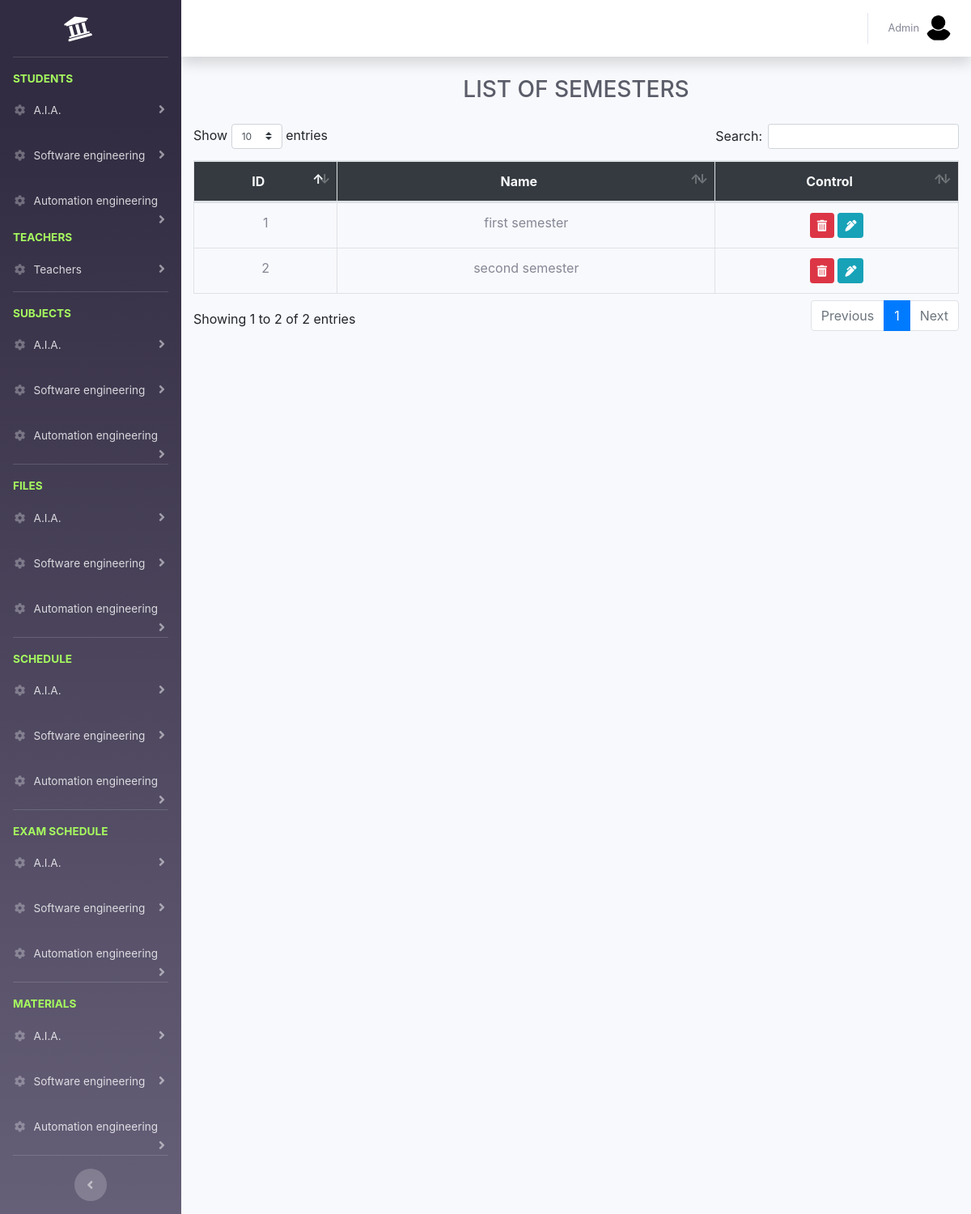
/admins/all-semester.php (signed in), run on the app's committed database.
### tables this page shows
CREATE TABLE `sections` (
  `id` int(11) NOT NULL,
  `name` varchar(100) NOT NULL,
  `fees` decimal(10,2) NOT NULL
);

CREATE TABLE `semesters` (
  `id` int(11) NOT NULL,
  `name` varchar(200) DEFAULT NULL
);

### admins/all-semester.php (the view, shortened to what this page needs)
<?php
require('../connection.php');
include('../layout/header.php');
include('layout/sidebar.php');
include('layout/topnav.php');
$sql = "SELECT * FROM semesters";
$result = mysqli_query($conn, $sql);
$semesters = $result->fetch_all(MYSQLI_ASSOC);
?>
<div class="container-fluid">
    <div class="d-sm-flex align-items-center justify-content-between mb-4">
        <h1 class="m-auto h3 mb-0 text-gray-800 text-uppercase">list of semesters</h1>
    </div>
    <div class="row">
        <div class="col-md-12">
        </div>
        <div class="col-md-12">
            <table class="table table-bordered semesters_table">
                <thead>
                <tr class="bg-dark text-light text-center">
                    <th>ID</th>
                    <th>Name</th>
                    <th>Control</th>
                </tr>
                </thead>
                <tbody>
                <?php
                foreach ($semesters as $semester) { ?>
                    <tr class="text-center">
                        <td><?= $semester['id']?></td>
                        <td><?= $semester['name']?></td>
                        <td>
                            <a href="#" data-toggle="modal" data-target="#delete_modal" data-href="<?=APP?>/controllers/semesters/delete.php?id=<?=$semester['id']?>" class="btn btn-danger btn-sm delete_link"><i class="fa fa-trash-alt"></i></a>
                            <a data-toggle="modal" data-target="#edit_modal" href="#" data-href="<?=APP?>/controllers/semesters/get_info.php?id=<?=$semester['id']?>" class="btn btn-info btn-sm edit_link"><i class="fa fa-pen-alt"></i></a>
                        </td>
                    </tr>
                <?php } ?>
                </tbody>
            </table>
        </div>
    </div>
</div>
<?php include('../layout/footer.php');?>

### admins/layout/sidebar.php (shortened to what this page needs)
<?php
$sectionsSql = "SELECT  sections.* FROM sections
                    LEFT JOIN section_years on sections.id=section_years.section_id GROUP BY sections.id";
$result = mysqli_query($conn, $sectionsSql);
$sections = $result->fetch_all(MYSQLI_ASSOC);
?>
<div id="wrapper">
      <ul class="navbar-nav bg-gradient-primary sidebar sidebar-dark accordion" id="accordionSidebar">
        <a class="sidebar-brand d-flex align-items-center justify-content-center" href="../index.php">
          <div class="sidebar-brand-icon rotate-n-15">
            <i class="fas fa-university"></i>
          </div>
        </a>
      <hr class="sidebar-divider">
      <li class="sidebar-heading">
          Students
      </li>
      <?php
      foreach ($sections as $section) { ?>
          <li class="nav-item">
              <a class="nav-link collapsed" href="#" data-toggle="collapse" data-target="#student_<?=$section['id']?>" aria-expanded="true" aria-controls="collapseProfi">
                  <i class="fas fa-fw fa-cog"></i>
                  <span><?=$section['name']?></span>
              </a>
          </li>
      <?php  } ?>
      <div class="sidebar-heading">
          Teachers
      </div>
      <li class="nav-item">
          <a class="nav-link collapsed" href="#" data-toggle="collapse" data-target="#teacher" aria-expanded="true" aria-controls="collapseProfi">
              <i class="fas fa-fw fa-cog"></i>
              <span>Teachers</span>
          </a>
      </li>
      <hr class="sidebar-divider">
      <li class="sidebar-heading">
          Subjects
      </li>
      <?php
      foreach ($sections as $section) { ?>
          <li class="nav-item">
              <a class="nav-link collapsed" href="#" data-toggle="collapse" data-target="#subject_<?=$section['id']?>" aria-expanded="true" aria-controls="collapseProfi">
                  <i class="fas fa-fw fa-cog"></i>
                  <span><?=$section['name']?></span>
              </a>
          </li>
      <?php  } ?>
          <hr class="sidebar-divider">
          <li class="sidebar-heading">
              files
          </li>
          <?php
          foreach ($sections as $section) { ?>
              <li class="nav-item">
                  <a class="nav-link collapsed" href="#" data-toggle="collapse" data-target="#file_<?=$section['id']?>" aria-expanded="true" aria-controls="collapse">
                      <i class="fas fa-fw fa-cog"></i>
                      <span><?=$section['name']?></span>
                  </a>
              </li>
          <?php  } ?>
      <hr class="sidebar-divider">
      <li class="sidebar-heading">
          schedule
      </li>
      <?php
      foreach ($sections as $section) { ?>
          <li class="nav-item">
              <a class="nav-link collapsed" href="#" data-toggle="collapse" data-target="#schedule_<?=$section['id']?>" aria-expanded="true" aria-controls="collapse">
                  <i class="fas fa-fw fa-cog"></i>
                  <span><?=$section['name']?></span>
              </a>
          </li>
      <?php  } ?>
      <hr class="sidebar-divider">
      <li class="sidebar-heading">
          exam schedule
      </li>
      <?php
      foreach ($sections as $section) { ?>
          <li class="nav-item">
              <a class="nav-link collapsed" href="#" data-toggle="collapse" data-target="#exam_schedule_<?=$section['id']?>" aria-expanded="true" aria-controls="collapse">
                  <i class="fas fa-fw fa-cog"></i>
                  <span><?=$section['name']?></span>
              </a>
          </li>
      <?php  } ?>
      <hr class="sidebar-divider">
      <li class="sidebar-heading">
          Materials
      </li>
      <?php
      foreach ($sections as $section) { ?>
          <li class="nav-item">
              <a class="nav-link collapsed" href="#" data-toggle="collapse" data-target="#course_<?=$section['id']?>" aria-expanded="true" aria-controls="collapse">
                  <i class="fas fa-fw fa-cog"></i>
                  <span><?=$section['name']?></span>
              </a>
          </li>
      <?php  } ?>
        <hr class="sidebar-divider d-none d-md-block">
        <div class="text-center d-none d-md-inline">
          <button class="rounded-circle border-0" id="sidebarToggle"></button>
        </div>
      </ul>
      <div id="content-wrapper" class="d-flex flex-column">
        <div id="content">

### data on the page
sections: name "A.I.A."
sections: name "Software engineering"
sections: name "Automation engineering"
semesters: id "1", name "first semester"
semesters: id "2", name "second semester"

### other printed values
$admin['name'] "Admin"
